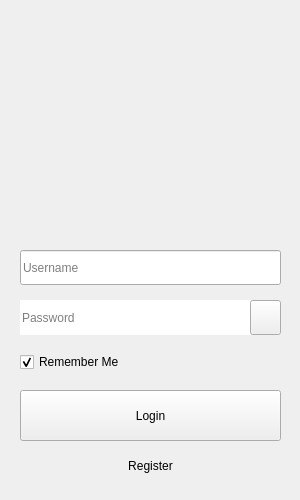
<?xml version="1.0" encoding="UTF-8"?>
<ui version="4.0">
 <class>Authentication</class>
 <widget class="QMainWindow" name="Authentication">
  <property name="geometry">
   <rect>
    <x>0</x>
    <y>0</y>
    <width>300</width>
    <height>500</height>
   </rect>
  </property>
  <property name="minimumSize">
   <size>
    <width>300</width>
    <height>500</height>
   </size>
  </property>
  <property name="maximumSize">
   <size>
    <width>300</width>
    <height>500</height>
   </size>
  </property>
  <property name="windowTitle">
   <string>Authentication</string>
  </property>
  <widget class="QWidget" name="centralwidget">
   <widget class="QPushButton" name="btn_login">
    <property name="geometry">
     <rect>
      <x>20</x>
      <y>390</y>
      <width>261</width>
      <height>51</height>
     </rect>
    </property>
    <property name="text">
     <string>Login</string>
    </property>
   </widget>
   <widget class="QCheckBox" name="check_remeber_me">
    <property name="geometry">
     <rect>
      <x>20</x>
      <y>350</y>
      <width>261</width>
      <height>24</height>
     </rect>
    </property>
    <property name="text">
     <string>Remember Me</string>
    </property>
    <property name="checked">
     <bool>true</bool>
    </property>
   </widget>
   <widget class="QPushButton" name="btn_register">
    <property name="geometry">
     <rect>
      <x>20</x>
      <y>450</y>
      <width>261</width>
      <height>31</height>
     </rect>
    </property>
    <property name="text">
     <string>Register</string>
    </property>
    <property name="flat">
     <bool>true</bool>
    </property>
   </widget>
   <widget class="QLineEdit" name="txt_username">
    <property name="geometry">
     <rect>
      <x>20</x>
      <y>250</y>
      <width>261</width>
      <height>35</height>
     </rect>
    </property>
    <property name="tabletTracking">
     <bool>true</bool>
    </property>
    <property name="toolTip">
     <string>Enter your username</string>
    </property>
    <property name="placeholderText">
     <string>Username</string>
    </property>
   </widget>
   <widget class="QLineEdit" name="txt_password">
    <property name="geometry">
     <rect>
      <x>20</x>
      <y>300</y>
      <width>231</width>
      <height>35</height>
     </rect>
    </property>
    <property name="frame">
     <bool>false</bool>
    </property>
    <property name="echoMode">
     <enum>QLineEdit::EchoMode::Password</enum>
    </property>
    <property name="cursorPosition">
     <number>0</number>
    </property>
    <property name="placeholderText">
     <string>Password</string>
    </property>
    <property name="clearButtonEnabled">
     <bool>true</bool>
    </property>
   </widget>
   <widget class="QLabel" name="label">
    <property name="geometry">
     <rect>
      <x>20</x>
      <y>10</y>
      <width>261</width>
      <height>231</height>
     </rect>
    </property>
    <property name="text">
     <string/>
    </property>
    <property name="pixmap">
     <pixmap>../Resource/images/logo.png</pixmap>
    </property>
    <property name="scaledContents">
     <bool>true</bool>
    </property>
   </widget>
   <widget class="QPushButton" name="btn_show_password">
    <property name="geometry">
     <rect>
      <x>250</x>
      <y>300</y>
      <width>31</width>
      <height>35</height>
     </rect>
    </property>
    <property name="autoFillBackground">
     <bool>false</bool>
    </property>
    <property name="text">
     <string/>
    </property>
    <property name="icon">
     <iconset>
      <normaloff>../Resource/images/Buttons/eye_white.png</normaloff>../Resource/images/Buttons/eye_white.png</iconset>
    </property>
    <property name="iconSize">
     <size>
      <width>16</width>
      <height>16</height>
     </size>
    </property>
    <property name="checkable">
     <bool>true</bool>
    </property>
    <property name="flat">
     <bool>false</bool>
    </property>
   </widget>
  </widget>
 </widget>
 <resources/>
 <connections>
  <connection>
   <sender>btn_show_password</sender>
   <signal>clicked(bool)</signal>
   <receiver>btn_show_password</receiver>
   <slot>setChecked(bool)</slot>
   <hints>
    <hint type="sourcelabel">
     <x>265</x>
     <y>317</y>
    </hint>
    <hint type="destinationlabel">
     <x>265</x>
     <y>317</y>
    </hint>
   </hints>
  </connection>
 </connections>
</ui>
